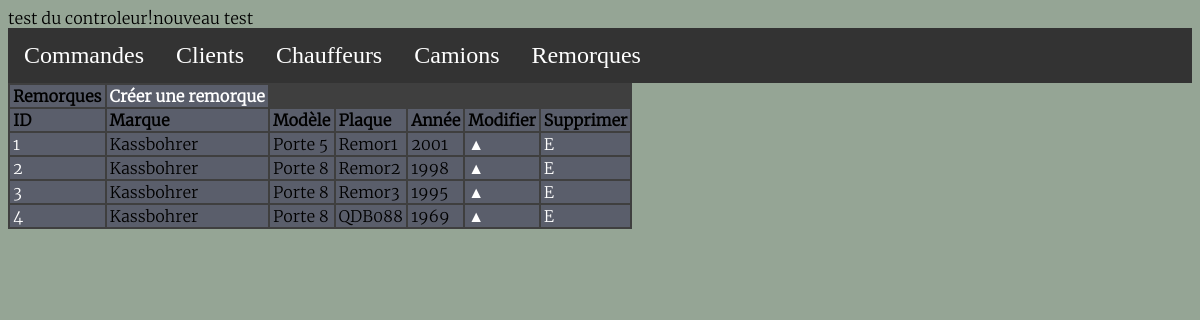
Page /trailers.php on the committed database.
### tables this page shows
CREATE TABLE IF NOT EXISTS `remorque` (
  `id` int(6) NOT NULL AUTO_INCREMENT,
  `marque` varchar(50) NOT NULL,
  `modele` varchar(50) NOT NULL,
  `plaque` varchar(7) NOT NULL,
  `annee` year(4) NOT NULL,
  PRIMARY KEY (`id`)
);

### model.php (called while the page is built, shortened)
<?php
require('controller.php');
function dbConnect(){
	try{
		$db = new PDO('mysql:host=localhost;dbname=transport;charset=utf8','quentin','aqzsed');
		return $db;
	}
	catch (Exception $e){
		die('Erreur : '.$e->getMessage());
	}
}
function getTrailers(){
	$db = dbConnect();
	$trailers = $db->query('SELECT * FROM remorque as re');
	return $trailers;
}
?>

### trailers.php (the view)
<body>
<?php
require('header.php');
$trailers = getTrailers();
?>
<table>
	<tr class="description"><td>Remorques</td>
		<td><a href="create-trailers.php">Créer une remorque</a></td>
	</tr>
	<tr class="description"><td>ID</td>
		<td>Marque</td>
		<td>Modèle</td>
		<td>Plaque</td>
		<td>Année</td>
		<td>Modifier</td>
		<td>Supprimer</td>
	</tr>
<?php while ($data = $trailers->fetch()){?>
	<tr><td><a href="update-trailers.php?id=<?php echo $data['id'];?>"><?php echo $data['id'];?></a></td>
		<td><?php echo $data['marque'];?></td>
		<td><?php echo $data['modele'];?></td>
		<td><?php echo $data['plaque'];?></td>
		<td><?php echo $data['annee'];?></td>
		<td><a href="update-trailers.php?id=<?php echo $data['id'];?>">▲</a></td>
		<td><a href="delete-trailers.php?id=<?php echo $data['id'];?>">E</a></td>
	</tr>
<?php
}
?>
</table>
</body>
</html>

### style.css (style rules this page uses)
body { font-family:"Merriweather-Light"; background-color: #95a595; }
a { text-decoration: none; color: white; }
table { background-color:#3f3f3f; }
td { background: #5a5e6b; padding-left:3px; padding-right:3px; }
.description { font-weight: bold; }

### rows in the picture
remorque: id "1", marque "Kassbohrer", modele "Porte 5", plaque "Remor1", annee "2001"
remorque: id "2", marque "Kassbohrer", modele "Porte 8", plaque "Remor2", annee "1998"
remorque: id "3", marque "Kassbohrer", modele "Porte 8", plaque "Remor3", annee "1995"
remorque: id "4", marque "Kassbohrer", modele "Porte 8", plaque "QDB088", annee "1969"
